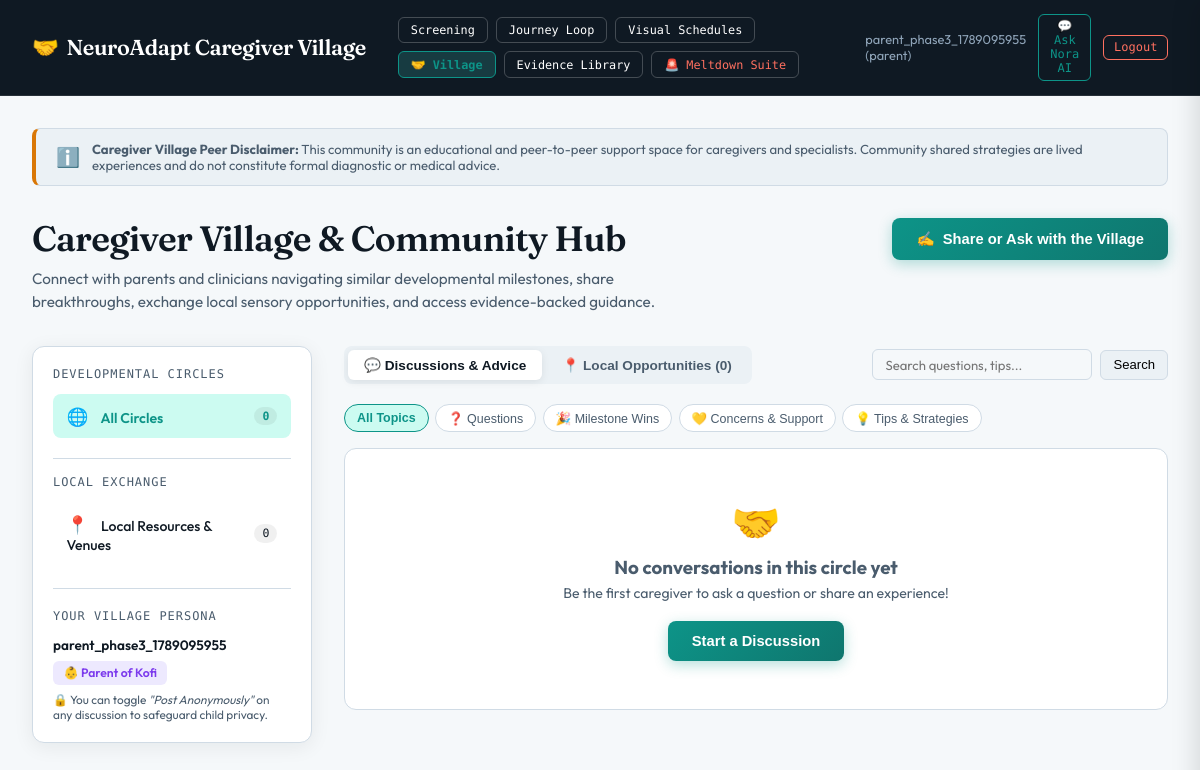
The app's page /community (signed in), older data.
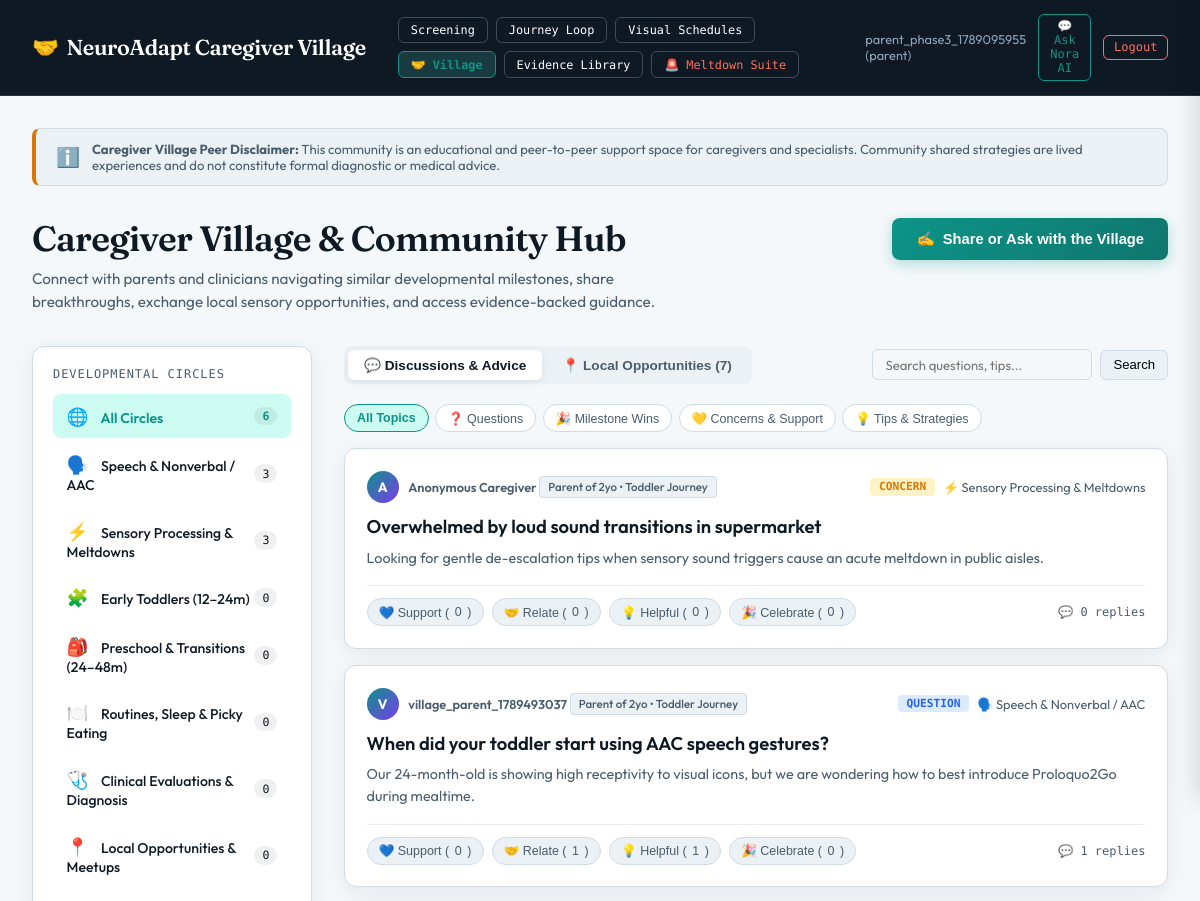
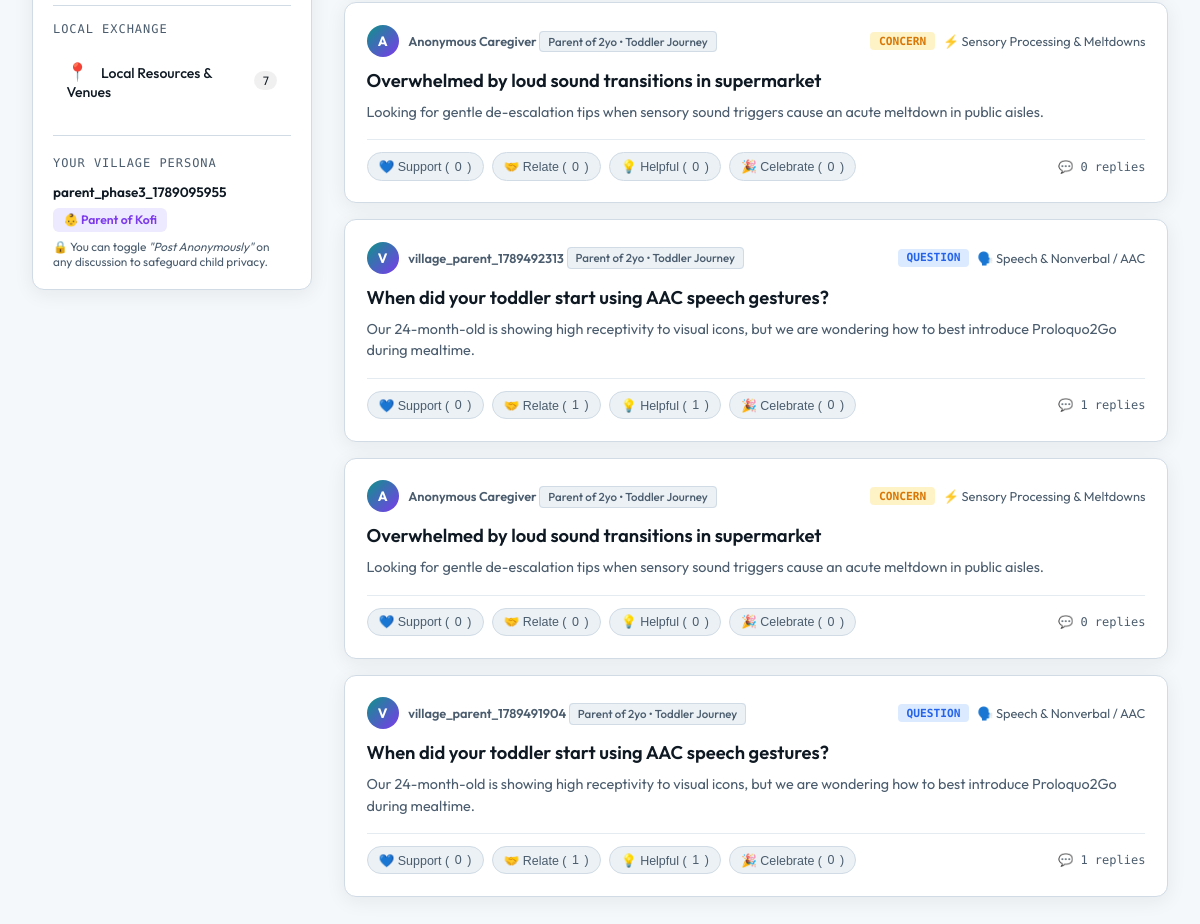
The same page, newer data (2 pictures, top to bottom).
### fastapi_app/models/auth_models.py (models this page shows)
class User(Base):
    __tablename__ = "users"
    id = Column(Integer, primary_key=True, index=True)
    username = Column(String, unique=True, index=True, nullable=False)
    email = Column(String, unique=True, index=True, nullable=False)
    hashed_password = Column(String, nullable=False)
    role = Column(String, nullable=False, default=UserRole.PARENT.value)  # Stores "parent" or "clinician"
    is_active = Column(Boolean, default=True, nullable=False)
    subscription_tier = Column(String, default="free", nullable=False)  # Future subscription support
    created_at = Column(DateTime, default=lambda: datetime.now(timezone.utc), nullable=False)
    refresh_token = Column(String, nullable=True)  # Store current active refresh token
    children = relationship("ChildProfile", back_populates="user", cascade="all, delete-orphan")
    reminders = relationship("ReminderNotification", back_populates="user", cascade="all, delete-orphan")
    assigned_patients = relationship("ClinicianPatientAssignment", back_populates="clinician", cascade="all, delete-orphan")
    clinical_notes = relationship("ClinicalNote", back_populates="clinician", cascade="all, delete-orphan")
    community_posts = relationship("CommunityPost", back_populates="author", cascade="all, delete-orphan")
    community_replies = relationship("CommunityReply", foreign_keys="CommunityReply.author_id", back_populates="author", cascade="all, delete-orphan")
    submitted_resources = relationship("LocalResource", back_populates="submitted_by", cascade="all, delete-orphan")

### fastapi_app/models/domain_models.py (models this page shows)
class ChildProfile(Base):
    __tablename__ = "child_profiles"
    id = Column(Uuid(as_uuid=True), primary_key=True, default=uuid.uuid4, index=True)
    user_id = Column(Integer, ForeignKey("users.id", ondelete="CASCADE"), nullable=False, index=True)
    first_name = Column(String(50), nullable=False)
    date_of_birth = Column(Date, nullable=False)
    biological_sex = Column(Integer, nullable=False)  # 1 = Male, 0 = Female
    created_at = Column(DateTime, default=lambda: datetime.now(timezone.utc), nullable=False)
    updated_at = Column(
        DateTime,
        default=lambda: datetime.now(timezone.utc),
        onupdate=lambda: datetime.now(timezone.utc),
        nullable=False
    )
    user = relationship("User", back_populates="children")
    assessments = relationship(
        "ScreeningAssessment",
        back_populates="child",
        cascade="all, delete-orphan",
        order_by="ScreeningAssessment.completed_at.desc()"
    )
    schedules = relationship(
        "VisualSchedule",
        back_populates="child",
        cascade="all, delete-orphan",
        order_by="VisualSchedule.created_at.desc()"
    )
    meltdowns = relationship(
        "MeltdownIncident",
        back_populates="child",
        cascade="all, delete-orphan",
        order_by="MeltdownIncident.start_time.desc()"
    )
    reminders = relationship(
        "ReminderNotification",
        back_populates="child",
        cascade="all, delete-orphan",
        order_by="ReminderNotification.created_at.desc()"
    )
    clinician_assignments = relationship(
        "ClinicianPatientAssignment",
        back_populates="child",
        cascade="all, delete-orphan"
    )
    clinical_notes = relationship(
        "ClinicalNote",
        back_populates="child",
        cascade="all, delete-orphan",
        order_by="ClinicalNote.created_at.desc()"
    )

### fastapi_app/models/community_models.py (models this page shows)
class CommunityCircle(Base):
    __tablename__ = "community_circles"
    id = Column(Uuid(as_uuid=True), primary_key=True, default=uuid.uuid4, index=True)
    slug = Column(String(50), unique=True, nullable=False, index=True)
    name = Column(String(100), nullable=False)
    description = Column(Text, nullable=False)
    icon = Column(String(20), nullable=False)  # emoji or icon token
    order_num = Column(Integer, default=0, nullable=False)
    created_at = Column(DateTime, default=lambda: datetime.now(timezone.utc), nullable=False)
    posts = relationship(
        "CommunityPost",
        back_populates="circle",
        cascade="all, delete-orphan",
        order_by="CommunityPost.created_at.desc()"
    )

class CommunityPost(Base):
    __tablename__ = "community_posts"
    id = Column(Uuid(as_uuid=True), primary_key=True, default=uuid.uuid4, index=True)
    circle_id = Column(Uuid(as_uuid=True), ForeignKey("community_circles.id", ondelete="CASCADE"), nullable=False, index=True)
    author_id = Column(Integer, ForeignKey("users.id", ondelete="CASCADE"), nullable=False, index=True)
    title = Column(String(255), nullable=False)
    body = Column(Text, nullable=False)
    post_type = Column(String(50), default="question", nullable=False)  # question, experience, concern, resource_tip
    is_anonymous = Column(Boolean, default=False, nullable=False)
    author_flair = Column(String(100), nullable=True)  # e.g. "Parent of 2yo • Sensory Focus"
    location_city = Column(String(100), nullable=True)
    location_state = Column(String(100), nullable=True)
    views_count = Column(Integer, default=0, nullable=False)
    is_pinned = Column(Boolean, default=False, nullable=False)
    created_at = Column(DateTime, default=lambda: datetime.now(timezone.utc), nullable=False, index=True)
    updated_at = Column(
        DateTime,
        default=lambda: datetime.now(timezone.utc),
        onupdate=lambda: datetime.now(timezone.utc),
        nullable=False
    )
    circle = relationship("CommunityCircle", back_populates="posts")
    author = relationship("User", back_populates="community_posts")
    replies = relationship(
        "CommunityReply",
        back_populates="post",
        cascade="all, delete-orphan",
        order_by="CommunityReply.created_at.asc()"
    )
    reactions = relationship(
        "CommunityReaction",
        back_populates="post",
        cascade="all, delete-orphan"
    )

### fastapi_app/main.py (the view)
@app.get("/community", response_class=HTMLResponse, tags=["UI"])
def community_hub_view(
    request: Request,
    circle: Optional[str] = None,
    user: Optional[User] = Depends(get_current_user_from_cookie),
    db: Session = Depends(get_db)
):
    if not user:
        return RedirectResponse(url="/login", status_code=303)
    all_children = db.query(ChildProfile).filter(ChildProfile.user_id == user.id).all()
    active_child = all_children[0] if all_children else None
    circles = CommunityService.get_circles(db)
    selected_circle = None
    if circle:
        selected_circle = next((c for c in circles if c.slug == circle), None)
    posts = CommunityService.list_posts(
        db=db,
        current_user=user,
        circle_slug=circle if selected_circle else None,
        limit=50
    )
    resources = LocalResourceService.list_resources(db=db, current_user=user, limit=20)
    return templates.TemplateResponse(
        request,
        "community.html",
        context={
            "user": user,
            "all_children": all_children,
            "active_child": active_child,
            "circles": circles,
            "selected_circle": selected_circle,
            "posts": posts,
            "resources": resources,
            "chat_available": state.gemini_client is not None,
        }
    )

### fastapi_app/templates/community.html (shortened to what this page needs)
<!DOCTYPE html>
<html lang="en">
<head>
</head>
<body>
<nav class="topbar">
  <a href="/" class="topbar-brand">
    <span>🤝</span> NeuroAdapt Caregiver Village
  </a>
  <div class="topbar-actions" id="topbarActions">
    <div class="nav-links">
      <a href="/">Screening</a>
      <a href="{% if active_child %}/journey/{{ active_child.id }}{% else %}/journey{% endif %}">Journey Loop</a>
      <a href="{% if active_child %}/schedule/{{ active_child.id }}{% else %}/schedule{% endif %}">Visual Schedules</a>
      <a href="/community" class="active">🤝 Village</a>
      <a href="/evidence">Evidence Library</a>
      <a href="{% if active_child %}/meltdown/{{ active_child.id }}/active{% else %}/meltdown{% endif %}" style="color:#ff7060;">🚨 Meltdown Suite</a>
    </div>
    <div style="display:flex;align-items:center;gap:0.75rem;">
      <span style="font-size:0.8rem;color:#8fa4b8;">{{ user.username }} ({{ user.role }})</span>
      <button onclick="toggleChat()" style="background:none;border:1px solid var(--teal);color:var(--teal);padding:0.3rem 0.7rem;border-radius:6px;cursor:pointer;font-size:0.75rem;font-family:var(--mono);">💬 Ask Nora AI</button>
      <a href="/logout" style="font-family:var(--mono);font-size:0.75rem;color:#ff7060;text-decoration:none;border:1px solid #ff7060;padding:0.28rem 0.6rem;border-radius:6px;">Logout</a>
    </div>
  </div>
</nav>
<main class="village-shell">
  <div class="disclaimer-banner">
    <span style="font-size:1.2rem;">ℹ️</span>
    <div>
      <strong>Caregiver Village Peer Disclaimer:</strong> This community is an educational and peer-to-peer support space for caregivers and specialists. Community shared strategies are lived experiences and do not constitute formal diagnostic or medical advice.
    </div>
  </div>
  <header class="village-hero">
    <div>
      <h1 class="village-title">Caregiver Village & Community Hub</h1>
      <p class="village-sub">
        Connect with parents and clinicians navigating similar developmental milestones, share breakthroughs, exchange local sensory opportunities, and access evidence-backed guidance.
      </p>
    </div>
    <div style="display:flex;gap:0.75rem;align-items:center;">
      <button class="btn-create-post" onclick="openNewPostModal()">
        <span>✍️</span> Share or Ask with the Village
      </button>
    </div>
  </header>
  <div class="village-grid">
    <aside class="sidebar-card">
      <div class="sidebar-head">Developmental Circles</div>
      <div class="circle-item {% if not selected_circle %}active{% endif %}" onclick="filterCircle('')">
        <div><span class="circle-icon">🌐</span> All Circles</div>
        <span class="circle-badge">{{ posts|length }}</span>
      </div>
      {% for c in circles %}
      <div class="circle-item {% if selected_circle and selected_circle.slug == c.slug %}active{% endif %}" onclick="filterCircle('{{ c.slug }}')">
        <div><span class="circle-icon">{{ c.icon }}</span> {{ c.name }}</div>
        <span class="circle-badge">{{ c.post_count }}</span>
      </div>
      {% endfor %}
      <div style="margin-top:1.25rem;padding-top:1rem;border-top:1px solid var(--border);">
        <div class="sidebar-head">Local Exchange</div>
        <div class="circle-item" id="sidebarLocalTab" onclick="switchMainView('resources')">
          <div><span class="circle-icon">📍</span> Local Resources & Venues</div>
          <span class="circle-badge">{{ resources|length }}</span>
        </div>
      </div>
      <div class="persona-box">
        <div class="sidebar-head">Your Village Persona</div>
        <div style="font-size:0.85rem;font-weight:600;">{{ user.username }}</div>
        {% if user.role == 'clinician' %}
          <div class="persona-chip" style="background:var(--teal-lt);color:var(--teal);">🩺 Verified Pediatric Clinician</div>
        {% elif active_child %}
          <div class="persona-chip">👶 Parent of {{ active_child.first_name }}</div>
        {% else %}
          <div class="persona-chip">🤝 Caregiver Member</div>
        {% endif %}
        <p style="font-size:0.74rem;color:var(--ink-soft);margin-top:0.4rem;">
          🔒 You can toggle <em>"Post Anonymously"</em> on any discussion to safeguard child privacy.
        </p>
      </div>
    </aside>
    <section>
      <div class="feed-controls">
        <div class="view-tabs">
          <button class="view-tab active" id="tabDiscussions" onclick="switchMainView('discussions')">💬 Discussions & Advice</button>
          <button class="view-tab" id="tabResources" onclick="switchMainView('resources')">📍 Local Opportunities ({{ resources|length }})</button>
        </div>
        <div style="display:flex;gap:0.5rem;align-items:center;">
          <input type="text" id="villageSearchInput" placeholder="Search questions, tips..." class="form-input" style="width:220px;padding:0.4rem 0.75rem;font-size:0.82rem;" onkeyup="handleSearch(event)">
          <button onclick="submitSearch()" style="background:var(--cream);border:1px solid var(--border);padding:0.4rem 0.75rem;border-radius:6px;cursor:pointer;font-size:0.82rem;">Search</button>
        </div>
      </div>
      <div id="discussionsFeed">
        <div class="filter-chips" style="margin-bottom:1rem;">
          <button class="chip active" onclick="filterType('all', this)">All Topics</button>
          <button class="chip" onclick="filterType('question', this)">❓ Questions</button>
          <button class="chip" onclick="filterType('experience', this)">🎉 Milestone Wins</button>
          <button class="chip" onclick="filterType('concern', this)">💛 Concerns & Support</button>
          <button class="chip" onclick="filterType('resource_tip', this)">💡 Tips & Strategies</button>
        </div>
        <div id="postsList">
          {% for p in posts %}
          <article class="post-card" onclick="openPostDetail('{{ p.id }}')">
            <div class="post-header">
              <div class="author-info">
                <div class="author-avatar">{{ p.author_name[0]|upper }}</div>
                <div>
                  <span style="font-weight:600;">{{ p.author_name }}</span>
                  {% if p.author_flair %}
                    <span class="author-flair {% if 'Clinician' in p.author_flair %}clinician{% endif %}">{{ p.author_flair }}</span>
                  {% endif %}
                </div>
              </div>
              <div style="display:flex;align-items:center;gap:0.5rem;">
                <span class="post-type-tag tag-{{ p.post_type }}">{{ p.post_type }}</span>
                <span>{{ p.circle_icon }} {{ p.circle_name }}</span>
              </div>
            </div>
            <h2 class="post-title">{{ p.title }}</h2>
            <p class="post-snippet">{{ p.body }}</p>
            <div class="reactions-bar" onclick="event.stopPropagation()">
              <button class="rxn-btn {% if 'support' in p.user_reactions %}active{% endif %}" onclick="react('post', '{{ p.id }}', 'support', this)">
                💙 Support (<span>{{ p.reactions_count.support }}</span>)
              </button>
              <button class="rxn-btn {% if 'relate' in p.user_reactions %}active{% endif %}" onclick="react('post', '{{ p.id }}', 'relate', this)">
                🤝 Relate (<span>{{ p.reactions_count.relate }}</span>)
              </button>
              <button class="rxn-btn {% if 'helpful' in p.user_reactions %}active{% endif %}" onclick="react('post', '{{ p.id }}', 'helpful', this)">
                💡 Helpful (<span>{{ p.reactions_count.helpful }}</span>)
              </button>
              <button class="rxn-btn {% if 'celebrate' in p.user_reactions %}active{% endif %}" onclick="react('post', '{{ p.id }}', 'celebrate', this)">
                🎉 Celebrate (<span>{{ p.reactions_count.celebrate }}</span>)
              </button>
              <div class="replies-count">
                💬 {{ p.replies_count }} replies
              </div>
            </div>
          </article>
          {% else %}
          <div style="padding:3rem;text-align:center;color:var(--ink-soft);background:var(--card-bg);border:1px solid var(--border);border-radius:12px;">
            <div style="font-size:2.5rem;margin-bottom:0.5rem;">🤝</div>
            <h3>No conversations in this circle yet</h3>
            <p style="font-size:0.88rem;margin-top:0.3rem;">Be the first caregiver to ask a question or share an experience!</p>
            <button class="btn-create-post" style="margin:1.2rem auto 0 auto;" onclick="openNewPostModal()">Start a Discussion</button>
          </div>
          {% endfor %}
        </div>
      </div>
    </section>
  </div>
</main>
</body>
</html>

### fastapi_app/templates/_chat_assets.html (style rules this page uses)
:root { --chat-w: 380px; --chat-bg: #ffffff; --chat-border: #e0e8f0; --user-bubble: #0d7a6e; --ai-bubble: #f0f4f8; --ai-text: #1a2530; }

Row changes from the older to the newer data that the page shows:
added CommunityCircle: icon "🗣️", name "Speech & Nonverbal / AAC", post_count "3", circle_icon "🗣️" "🗣️" "🗣️", circle_name "Speech & Nonverbal / AAC" "Speech & Nonverbal / AAC" "Speech & Nonverbal / AAC"
added CommunityCircle: icon "⚡", name "Sensory Processing & Meltdowns", post_count "3", circle_name "Sensory Processing & Meltdowns" "Sensory Processing & Meltdowns" "Sensory Processing & Meltdowns"
added CommunityCircle: icon "🧩", name "Early Toddlers (12–24m)", post_count "0"
added CommunityCircle: icon "🎒", name "Preschool & Transitions (24–48m)", post_count "0"
added CommunityCircle: icon "🍽️", name "Routines, Sleep & Picky Eating", post_count "0"
added CommunityCircle: icon "🩺", name "Clinical Evaluations & Diagnosis", post_count "0"
added CommunityCircle: icon "📍", name "Local Opportunities & Meetups", post_count "0"
added CommunityPost: author_flair "Parent of 2yo • Toddler Journey", post_type "CONCERN", title "Overwhelmed by loud sound transitions in supermarket", body "Looking for gentle de-escalation tips when sensory sound triggers cause an acute meltdown in public aisles."
added User: username "V", author_name "village_parent_1789493037"
added CommunityPost: author_flair "Parent of 2yo • Toddler Journey", post_type "QUESTION", title "When did your toddler start using AAC speech gestures?", body "Our 24-month-old is showing high receptivity to visual icons, but we are wondering how to best introduce Proloquo2Go during mealtime."
added CommunityPost: author_flair "Parent of 2yo • Toddler Journey", post_type "CONCERN", title "Overwhelmed by loud sound transitions in supermarket", body "Looking for gentle de-escalation tips when sensory sound triggers cause an acute meltdown in public aisles."
added User: username "V", author_name "village_parent_1789492313"
added CommunityPost: author_flair "Parent of 2yo • Toddler Journey", post_type "QUESTION", title "When did your toddler start using AAC speech gestures?", body "Our 24-month-old is showing high receptivity to visual icons, but we are wondering how to best introduce Proloquo2Go during mealtime."
added CommunityPost: author_flair "Parent of 2yo • Toddler Journey", post_type "CONCERN", title "Overwhelmed by loud sound transitions in supermarket", body "Looking for gentle de-escalation tips when sensory sound triggers cause an acute meltdown in public aisles."
added User: username "V", author_name "village_parent_1789491904"
added CommunityPost: author_flair "Parent of 2yo • Toddler Journey", post_type "QUESTION", title "When did your toddler start using AAC speech gestures?", body "Our 24-month-old is showing high receptivity to visual icons, but we are wondering how to best introduce Proloquo2Go during mealtime."
Text that changed along with them:
{{ posts|length }}: "0" → "6"
{{ resources|length }}: "0" → "7"
new list line: "A Anonymous Caregiver ⚡ 💙 Support ( 0 ) 🤝 Relate ( 0 ) 💡 Helpful ( 0 ) 🎉 Celebrate ( 0 ) 0 replies"
new list line: "💙 Support ( 0 ) 🤝 Relate ( 1 ) 💡 Helpful ( 1 ) 🎉 Celebrate ( 0 ) 1 replies"
text no longer shown: "🤝 No conversations in this circle yet Be the first caregiver to ask a question or share an experience! Start a Discussion"
